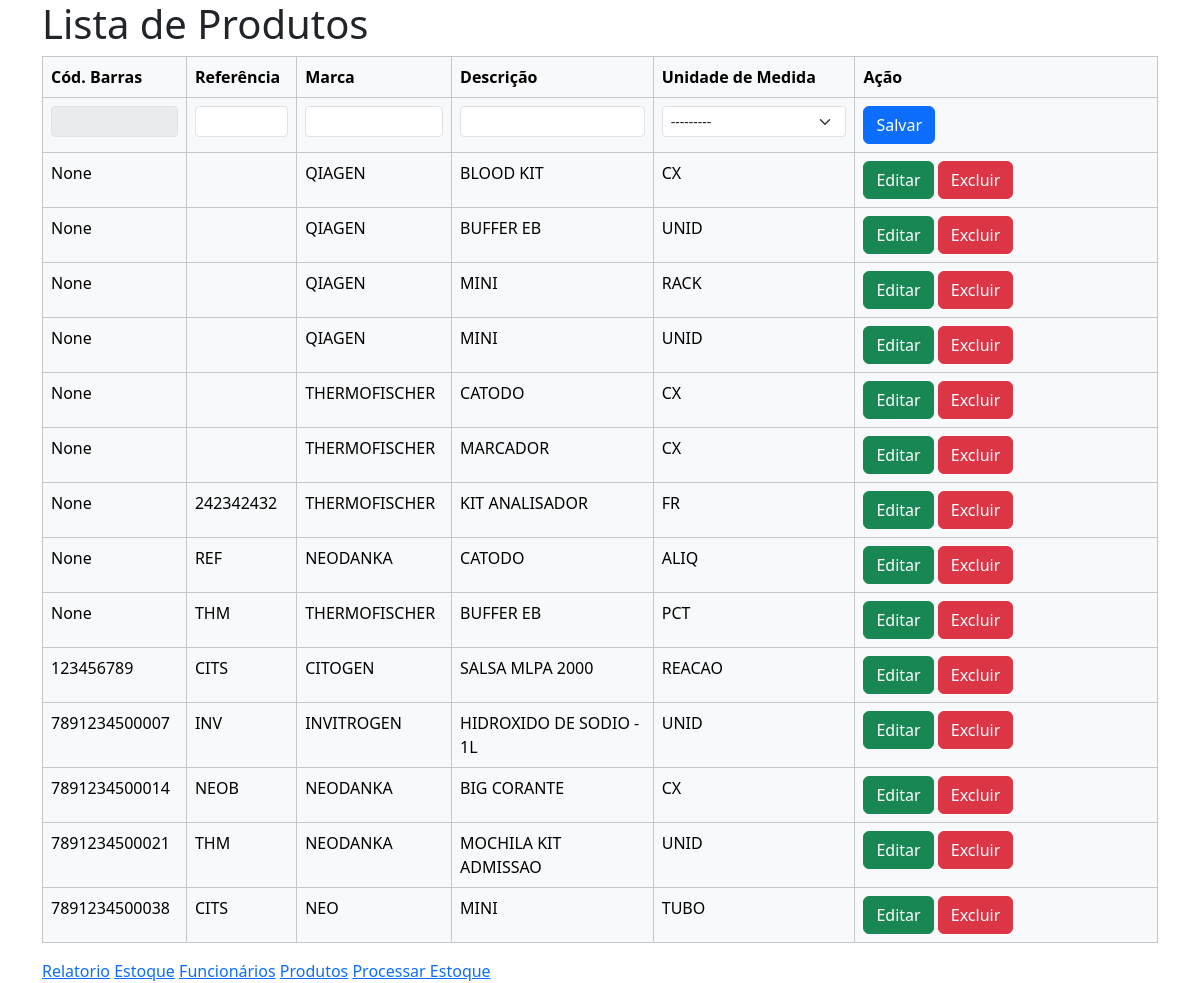
The page / on the database its author committed.
### score/models.py (models this page shows, shortened)
class Produto(models.Model):
    codigo_barras = models.CharField(max_length=13, unique=True, blank=True, null=True)
    UNIDADE_MEDIDAS = (
        ("UNID", "Unidade"),
        ("CX", "Caixa"),
        ("REACAO", "Reação"),
        ("ALIQ", "Alíquota"),
        ("KIT", "Kit"),
        ("PLACA", "Placa"),
        ("PCT", "Pacote"),
        ("RACK", "Rack"),
        ("TUBO", "Tubo"),
        ("uL", "Microlitro"),
        ("FR", "Fração"),
    )
    referencia = models.CharField(max_length=50, null=False, blank=False, default="")
    marca = models.CharField(max_length=200, null=False, blank=False)
    descricao = models.CharField(max_length=400, null=False, blank=False)
    unidade_medida = models.CharField(
        max_length=6, choices=UNIDADE_MEDIDAS, blank=False, null=False
    )
    class Meta:
        ordering = [
            "codigo_barras",
            "referencia",
            "marca",
            "descricao",
            "unidade_medida",
        ]  # asc

### score/views.py (the view, shortened to what this page needs)
# urls.py: path("", views.produtos, name="produtos"),
def produtos(request):
    context = {}
    form = ProdutoForm()
    context["title"] = "Lista de Produtos"
    produtos = Produto.objects.all()
    context["produtos"] = produtos
    context["form"] = form
    return render(request, "produtos/list.html", context)

### score/forms.py
class ProdutoForm(forms.ModelForm):
    class Meta:
        model = Produto
        fields = ["codigo_barras", "referencia", "marca", "descricao", "unidade_medida"]
        widgets = {
            "codigo_barras": forms.TextInput(
                attrs={"class": "form-control form-select-sm", "disabled": "disabled"}
            ),
            "referencia": forms.TextInput(
                attrs={"class": "form-control form-select-sm"}
            ),
            "marca": forms.TextInput(attrs={"class": "form-control form-select-sm"}),
            "descricao": forms.TextInput(
                attrs={"class": "form-control form-select-sm"}
            ),
            "unidade_medida": forms.Select(
                attrs={"class": "form-select form-select-sm"}
            ),
        }

### score/templates/produtos/list.html (shortened to what this page needs)
{% extends 'base.html' %}
{% block content %}
<h1>Lista de Produtos</h1>
<form method="post" action="{% url 'produtos' %}">
    <table class="table table-bordered table-light table-responsive-sm caption-top ">
        <tr>
            <th class="col-sm-1">Cód. Barras</th>
            <th class="col-sm-1">Referência</th>
            <th class="col-sm-1">Marca</th>
            <th class="col-sm-1">Descrição</th>
            <th class="col-sm-1">Unidade de Medida</th>
            <th class="col-sm-3">Ação</th>
        </tr>
        {% if not form.instance.id %}
            <tr>
                {% include 'produtos/save.html' %}
            </tr>
        {% endif %}
        {% for produto in produtos %}
            <tr>
                {% if form.instance.id == produto.id %}
                    {% include 'produtos/save.html' %}
                {% else %}
                    <td class="col-sm-1">{{ produto.codigo_barras }}</td>
                    <td class="col-sm-1">{{ produto.referencia }}</td>
                    <td class="col-sm-1">{{ produto.marca }}</td>
                    <td class="col-sm-2">{{ produto.descricao }}</td>
                    <td class="col-sm-2">{{ produto.unidade_medida }}</td>
                    <td class="col-sm-1">
                        <button formnovalidate class="btn btn-success" name="edit" value="{{ produto.id }}">Editar</button>
                        <button formnovalidate class="btn btn-danger" name="delete" value="{{ produto.id }}">Excluir</button>
                    </td>
                {% endif %}
            </tr>
        {% endfor %}
    </table>
</form>
<a href="{% url 'relatorio' %}">Relatorio</a>
<a href="{% url 'estoque' %}">Estoque</a>
<a href="{% url 'funcionarios' %}">Funcionários</a>
<a href="{% url 'produtos' %}">Produtos</a>
<a href="{% url 'exibir_webcam' %}">Processar Estoque</a>
{% endblock %}

### rows shown on the page
Produto: codigo_barras "None", marca "QIAGEN", descricao "BLOOD KIT", unidade_medida "CX", {{ produto.id }} 3 (drawn)
Produto: codigo_barras "None", marca "QIAGEN", descricao "BUFFER EB", unidade_medida "UNID", {{ produto.id }} 4 (drawn)
Produto: codigo_barras "None", marca "QIAGEN", descricao "MINI", unidade_medida "RACK", {{ produto.id }} 11 (drawn)
Produto: codigo_barras "None", marca "QIAGEN", descricao "MINI", unidade_medida "UNID", {{ produto.id }} 2 (drawn)
Produto: codigo_barras "None", marca "THERMOFISCHER", descricao "CATODO", unidade_medida "CX", {{ produto.id }} 5 (drawn)
Produto: codigo_barras "None", marca "THERMOFISCHER", descricao "MARCADOR", unidade_medida "CX", {{ produto.id }} 7 (drawn)
Produto: codigo_barras "None", referencia "242342432", marca "THERMOFISCHER", descricao "KIT ANALISADOR", unidade_medida "FR", {{ produto.id }} 6 (drawn)
Produto: codigo_barras "None", referencia "REF", marca "NEODANKA", descricao "CATODO", unidade_medida "ALIQ", {{ produto.id }} 14 (drawn)
Produto: codigo_barras "None", referencia "THM", marca "THERMOFISCHER", descricao "BUFFER EB", unidade_medida "PCT", {{ produto.id }} 15 (drawn)
Produto: codigo_barras "123456789", referencia "CITS", marca "CITOGEN", descricao "SALSA MLPA 2000", unidade_medida "REACAO", {{ produto.id }} 9 (drawn)
Produto: codigo_barras "7891234500007", referencia "INV", marca "INVITROGEN", descricao "HIDROXIDO DE SODIO - 1L", unidade_medida "UNID", {{ produto.id }} 8 (drawn)
Produto: codigo_barras "7891234500014", referencia "NEOB", marca "NEODANKA", descricao "BIG CORANTE", unidade_medida "CX", {{ produto.id }} 13 (drawn)
Produto: codigo_barras "7891234500021", referencia "THM", marca "NEODANKA", descricao "MOCHILA KIT ADMISSAO", unidade_medida "UNID", {{ produto.id }} 10 (drawn)
Produto: codigo_barras "7891234500038", referencia "CITS", marca "NEO", descricao "MINI", unidade_medida "TUBO", {{ produto.id }} 16 (drawn)
